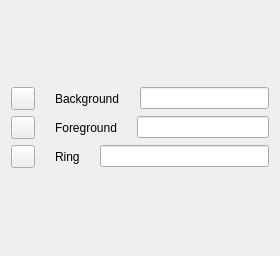
             <widget class="QWidget" name="page_9">
              <property name="geometry">
               <rect>
                <x>0</x>
                <y>0</y>
                <width>280</width>
                <height>256</height>
               </rect>
              </property>
              <attribute name="label">
               <string>Border &amp; Input</string>
              </attribute>
              <layout class="QVBoxLayout" name="verticalLayout_4">
               <item>
                <spacer name="verticalSpacer_22">
                 <property name="orientation">
                  <enum>Qt::Orientation::Vertical</enum>
                 </property>
                 <property name="sizeHint" stdset="0">
                  <size>
                   <width>20</width>
                   <height>322</height>
                  </size>
                 </property>
                </spacer>
               </item>
               <item>
                <layout class="QHBoxLayout" name="horizontalLayout_7">
                 <property name="spacing">
                  <number>10</number>
                 </property>
                 <item>
                  <widget class="QToolButton" name="square_border_input_bg">
                   <property name="cursor">
                    <cursorShape>PointingHandCursor</cursorShape>
                   </property>
                   <property name="text">
                    <string/>
                   </property>
                  </widget>
                 </item>
                 <item>
                  <spacer name="horizontalSpacer_7">
                   <property name="orientation">
                    <enum>Qt::Orientation::Horizontal</enum>
                   </property>
                   <property name="sizeType">
                    <enum>QSizePolicy::Policy::Minimum</enum>
                   </property>
                   <property name="sizeHint" stdset="0">
                    <size>
                     <width>10</width>
                     <height>20</height>
                    </size>
                   </property>
                  </spacer>
                 </item>
                 <item>
                  <widget class="QLabel" name="label_border_input_bg">
                   <property name="text">
                    <string>Background</string>
                   </property>
                  </widget>
                 </item>
                 <item>
                  <spacer name="horizontalSpacer_8">
                   <property name="orientation">
                    <enum>Qt::Orientation::Horizontal</enum>
                   </property>
                   <property name="sizeType">
                    <enum>QSizePolicy::Policy::Minimum</enum>
                   </property>
                   <property name="sizeHint" stdset="0">
                    <size>
                     <width>10</width>
                     <height>20</height>
                    </size>
                   </property>
                  </spacer>
                 </item>
                 <item>
                  <widget class="QLineEdit" name="input_hex_border_input_bg">
                   <property name="cursor">
                    <cursorShape>PointingHandCursor</cursorShape>
                   </property>
                  </widget>
                 </item>
                </layout>
               </item>
               <item>
                <layout class="QHBoxLayout" name="horizontalLayout_8">
                 <property name="spacing">
                  <number>10</number>
                 </property>
                 <item>
                  <widget class="QToolButton" name="square_border_input_fg">
                   <property name="cursor">
                    <cursorShape>PointingHandCursor</cursorShape>
                   </property>
                   <property name="text">
                    <string/>
                   </property>
                  </widget>
                 </item>
                 <item>
                  <spacer name="horizontalSpacer_9">
                   <property name="orientation">
                    <enum>Qt::Orientation::Horizontal</enum>
                   </property>
                   <property name="sizeType">
                    <enum>QSizePolicy::Policy::Minimum</enum>
                   </property>
                   <property name="sizeHint" stdset="0">
                    <size>
                     <width>10</width>
                     <height>20</height>
                    </size>
                   </property>
                  </spacer>
                 </item>
                 <item>
                  <widget class="QLabel" name="label_border_input_fg">
                   <property name="text">
                    <string>Foreground</string>
                   </property>
                  </widget>
                 </item>
                 <item>
                  <spacer name="horizontalSpacer_10">
                   <property name="orientation">
                    <enum>Qt::Orientation::Horizontal</enum>
                   </property>
                   <property name="sizeType">
                    <enum>QSizePolicy::Policy::Minimum</enum>
                   </property>
                   <property name="sizeHint" stdset="0">
                    <size>
                     <width>10</width>
                     <height>20</height>
                    </size>
                   </property>
                  </spacer>
                 </item>
                 <item>
                  <widget class="QLineEdit" name="input_hex_border_input_fg">
                   <property name="cursor">
                    <cursorShape>PointingHandCursor</cursorShape>
                   </property>
                  </widget>
                 </item>
                </layout>
               </item>
               <item>
                <layout class="QHBoxLayout" name="horizontalLayout_9">
                 <property name="spacing">
                  <number>10</number>
                 </property>
                 <item>
                  <widget class="QToolButton" name="square_border_input_ring">
                   <property name="cursor">
                    <cursorShape>PointingHandCursor</cursorShape>
                   </property>
                   <property name="text">
                    <string/>
                   </property>
                  </widget>
                 </item>
                 <item>
                  <spacer name="horizontalSpacer_11">
                   <property name="orientation">
                    <enum>Qt::Orientation::Horizontal</enum>
                   </property>
                   <property name="sizeType">
                    <enum>QSizePolicy::Policy::Minimum</enum>
                   </property>
                   <property name="sizeHint" stdset="0">
                    <size>
                     <width>10</width>
                     <height>20</height>
                    </size>
                   </property>
                  </spacer>
                 </item>
                 <item>
                  <widget class="QLabel" name="label_border_input_ring">
                   <property name="text">
                    <string>Ring</string>
                   </property>
                  </widget>
                 </item>
                 <item>
                  <spacer name="horizontalSpacer_12">
                   <property name="orientation">
                    <enum>Qt::Orientation::Horizontal</enum>
                   </property>
                   <property name="sizeType">
                    <enum>QSizePolicy::Policy::Minimum</enum>
                   </property>
                   <property name="sizeHint" stdset="0">
                    <size>
                     <width>10</width>
                     <height>20</height>
                    </size>
                   </property>
                  </spacer>
                 </item>
                 <item>
                  <widget class="QLineEdit" name="input_hex_border_input_ring">
                   <property name="cursor">
                    <cursorShape>PointingHandCursor</cursorShape>
                   </property>
                  </widget>
                 </item>
                </layout>
               </item>
               <item>
                <spacer name="verticalSpacer_27">
                 <property name="orientation">
                  <enum>Qt::Orientation::Vertical</enum>
                 </property>
                 <property name="sizeHint" stdset="0">
                  <size>
                   <width>20</width>
                   <height>322</height>
                  </size>
                 </property>
                </spacer>
               </item>
               <item>
                <spacer name="verticalSpacer_3">
                 <property name="orientation">
                  <enum>Qt::Orientation::Vertical</enum>
                 </property>
                 <property name="sizeHint" stdset="0">
                  <size>
                   <width>20</width>
                   <height>40</height>
                  </size>
                 </property>
                </spacer>
               </item>
              </layout>
             </widget>
